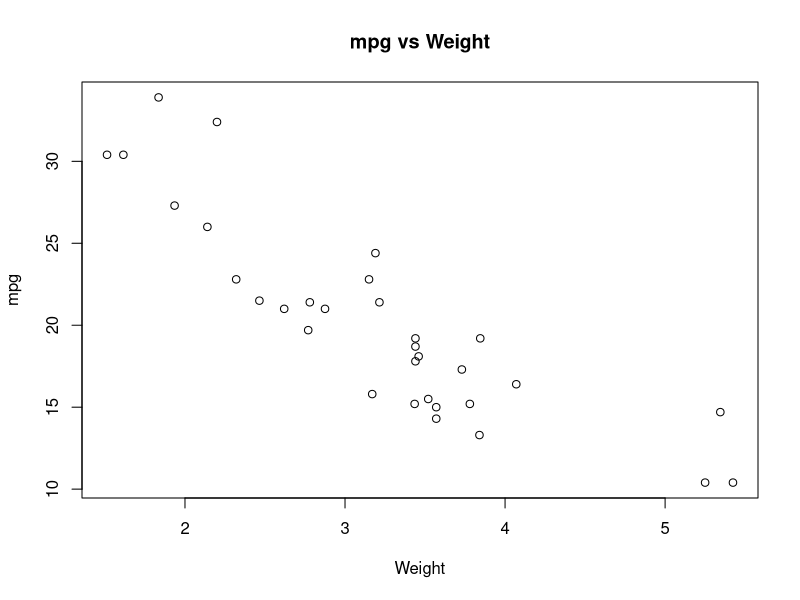
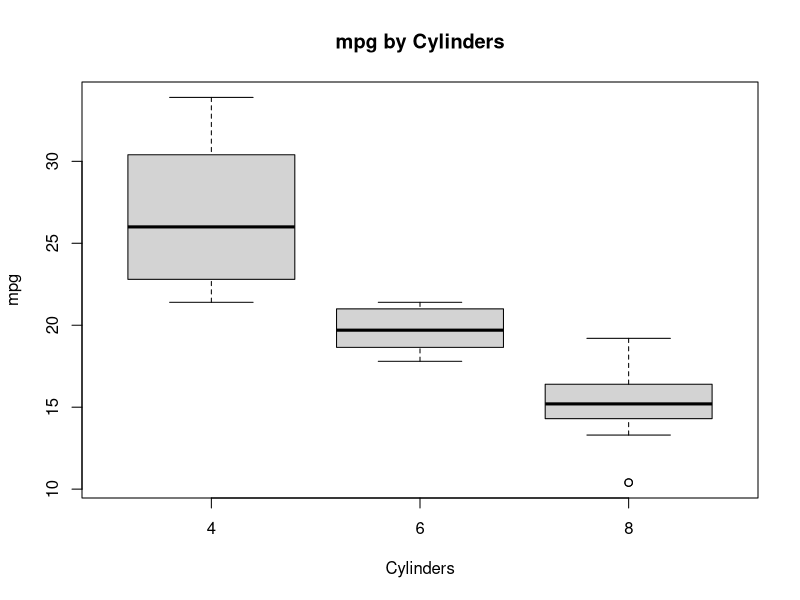

These charts were generated, in order, by the following R code:
## Load the mtcars dataset and display the first six observations
data(mtcars) 
head(mtcars) 

## Display the structure of the dataset
str(mtcars)

## Find the number of rows and columns in the dataset
dim(mtcars) 
nrow(mtcars) 
ncol(mtcars) 

## Display all variable names in the dataset
names(mtcars)

## Generate summary statistics for all variables
summary(mtcars) 

## Calculate mean, median, and standard deviation of mpg
mean(mtcars$mpg) 
median(mtcars$mpg) 
sd(mtcars$mpg) 

## Identify the car with the lowest mileage 
mtcars[which.min(mtcars$mpg), ]

## Count the number of cars with mpg greater than 20
sum(mtcars$mpg > 20) 

## Extract all cars having 6 cylinders
mtcars[mtcars$cyl == 6, ]

## Select only mpg, cyl, and hp variables
mtcars[, c("mpg", "cyl", "hp")]

## Create a new variable for power-to-weight ratio
mtcars$power_to_weight <- mtcars$hp / mtcars$wt 
head(mtcars)

## Sort the dataset in descending order of mpg 
mtcars[order(mtcars$mpg, decreasing = TRUE), ] 

## Calculate average mpg for each cylinder category
aggregate(mpg ~ cyl, data = mtcars, mean) 

## Calculate average horsepower for each gear category
aggregate(hp ~ gear, data = mtcars, mean) 

## Create mileage categories based on mpg values
mtcars$mpg_class <- ifelse(mtcars$mpg < 15, "Low",ifelse(mtcars$mpg <= 25, "Medium", "High")) 
table(mtcars$mpg_class) 

## Find correlation between mpg and horsepower 
cor(mtcars$mpg, mtcars$hp)

## Build a simple linear regression model using weight 
model1 <- lm(mpg ~ wt, data = mtcars) 
summary(model1)                                  # View Summary

## Build a multiple regression model using wt, hp, and cyl 
model2 <- lm(mpg ~ wt + hp + cyl, data = mtcars) 
summary(model2)                                  # View Summary

## Create a scatter plot for mpg vs weight
plot(mtcars$wt, mtcars$mpg, 
     xlab = "Weight", ylab = "mpg", 
     main = "mpg vs Weight")

## Create a boxplot for mpg by number of cylinders
boxplot(mpg ~ cyl, data = mtcars, 
        xlab = "Cylinders", ylab = "mpg", 
        main = "mpg by Cylinders")
